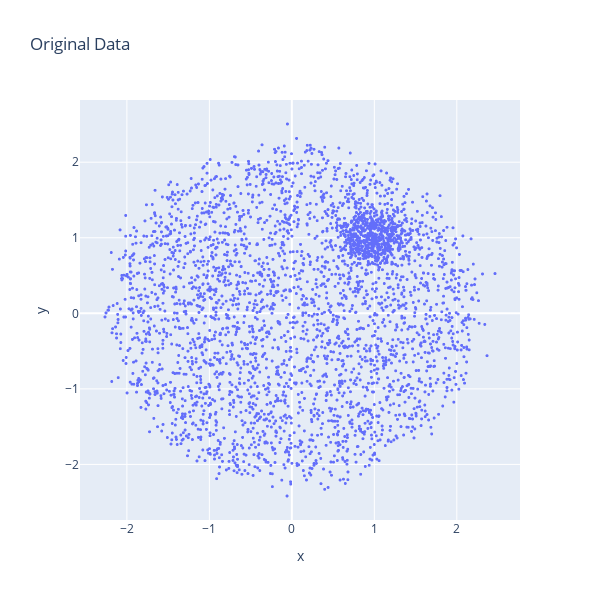

Write notebook code for a chart like this one.
### Code cell
def generate_random_circle(center, radius, num_points):
    r = radius * np.sqrt(np.random.rand(num_points))
    theta = np.random.rand(num_points) * 2 * np.pi
    x = r * np.cos(theta) + center[0] + np.random.normal(0, 0.1, num_points)
    y = r * np.sin(theta) + center[1] + np.random.normal(0, 0.1, num_points)
    return np.column_stack((x, y))

# Generat the data and plot
p1 = generate_random_circle((0,0), 2.2, 3000)
p2 = generate_random_circle((1,1), 0.3, 500)
p = np.vstack((p1, p2))
fig = px.scatter(x=p[:,0], y=p[:,1], title='Original Data')
fig.update_traces(marker=dict(size=3))
fig.update_layout(width=600, height=600)
fig.show()

### Figure 1 — Plotly figure (JSON) as saved in the notebook; plotly's stock layout.template omitted (floating-point values rounded to 4 significant figures; data arrays with more than 128 entries replaced by an {"elided": "..."} marker saying what was removed)
{"data": [{"hovertemplate": "x=%{x}<br>y=%{y}<extra></extra>", "legendgroup": "", "marker": {"color": "#636efa", "size": 3, "symbol": "circle"}, "mode": "markers", "name": "", "showlegend": false, "type": "scattergl", "x": {"elided": "3500 float values"}, "xaxis": "x", "y": {"elided": "3500 float values"}, "yaxis": "y"}], "layout": {"height": 600, "legend": {"tracegroupgap": 0}, "title": {"text": "Original Data"}, "width": 600, "xaxis": {"anchor": "y", "domain": [0, 1], "title": {"text": "x"}}, "yaxis": {"anchor": "x", "domain": [0, 1], "title": {"text": "y"}}}}
